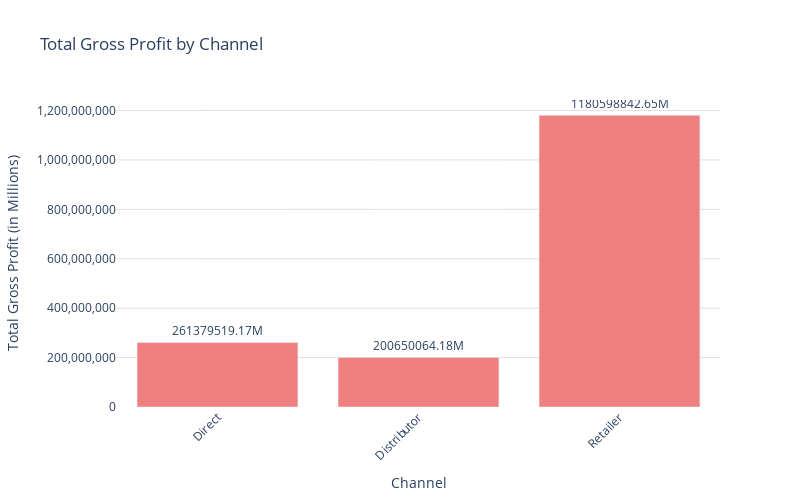

Notebook cell for this chart:
### Code cell
# extract the 'channel' and 'total_gross_profit' columns
channels = aggregated_by_channel['channel'].values
total_gross_profit = aggregated_by_channel['total_gross_profit'].values

# Create the bar plot using Plotly
fig = go.Figure(data=[go.Bar(x=channels, y=total_gross_profit, marker_color='lightcoral', text=total_gross_profit)])

# Add titles and labels
fig.update_layout(
    title='Total Gross Profit by Channel',
    xaxis_title='Channel',
    yaxis_title='Total Gross Profit (in Millions)',
    yaxis_tickformat=",.0f",
    xaxis_tickangle=-45,
    plot_bgcolor='white',
    width=800, height=500
)

# Add grid lines for better readability
fig.update_yaxes(showgrid=True, gridwidth=0.7, gridcolor='lightgrey')

# Add value labels inside the upper part of each bar (values in millions)
fig.update_traces(texttemplate='%{text:.2f}M', textposition='outside')

fig.show()

### Figure 1 — Plotly figure (JSON) as saved in the notebook; plotly's stock layout.template omitted (floating-point values rounded to 4 significant figures)
{"data": [{"marker": {"color": "lightcoral"}, "text": [261400000.0, 200700000.0, 1181000000.0], "textposition": "outside", "texttemplate": "%{text:.2f}M", "type": "bar", "x": ["Direct", "Distributor", "Retailer"], "y": [261400000.0, 200700000.0, 1181000000.0]}], "layout": {"height": 500, "plot_bgcolor": "white", "title": {"text": "Total Gross Profit by Channel"}, "width": 800, "xaxis": {"tickangle": -45, "title": {"text": "Channel"}}, "yaxis": {"gridcolor": "lightgrey", "gridwidth": 0.7, "showgrid": true, "tickformat": ",.0f", "title": {"text": "Total Gross Profit (in Millions)"}}}}
